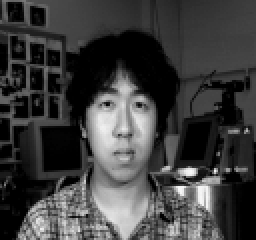
#> input picture Testedimensoes/dados/RecFac/an2i/an2i_straight_neutral_open.png, 128 x 120 px (shown 2 times larger); its folder holds only this picture in this run
$ python scprit.py
#> lines starting #> are read from the running program, lines starting #| are printed output that depends on the picture
import os
import numpy as np
import matplotlib.pyplot as plt
import seaborn as sns
from PIL import Image
from sklearn.preprocessing import StandardScaler
from sklearn.manifold import TSNE
from sklearn.discriminant_analysis import LinearDiscriminantAnalysis as LDA

# =====================================================================
# 1. CARREGAMENTO E PREPARAÇÃO DOS DADOS
# =====================================================================
DATA_DIR = os.path.join('dados', 'RecFac')
X, y = [], []

print("Lendo diretórios, aplicando Resize (50x50)...")
pastas_individuos = sorted([d for d in os.listdir(DATA_DIR) if os.path.isdir(os.path.join(DATA_DIR, d))])

for individuo in pastas_individuos:
    caminho_pasta = os.path.join(DATA_DIR, individuo)
    for arquivo in os.listdir(caminho_pasta):
        caminho_imagem = os.path.join(caminho_pasta, arquivo)
        try:
            img = Image.open(caminho_imagem).convert('L')
#> img is the input picture: PIL image 128x120 L; min 0, max 246, mean 62.6
            img_resized = img.resize((50, 50), Image.Resampling.LANCZOS)
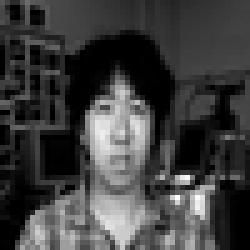
#> img_resized: PIL image 50x50 L (shown 5 times larger); min 0, max 255, mean 62.8
            X.append(np.array(img_resized).flatten())
            y.append(individuo)
        except Exception:
            pass
#> pass 2 of the loop `for individuo in pastas_individuos:`:
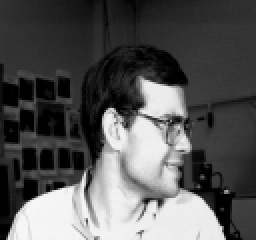
#> input picture Testedimensoes/dados/RecFac/at33/at33_left_angry_open.png, 128 x 120 px (shown 2 times larger)
#> img is the input picture: PIL image 128x120 L; min 0, max 248, mean 86.1
#> `img_resized = img.resize((50, 50), Image.Resampling.LANCZOS)`:
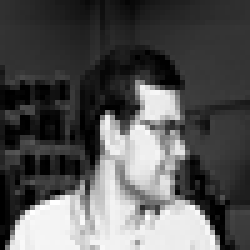
#> img_resized: PIL image 50x50 L (shown 5 times larger); min 0, max 255, mean 86.2

X = np.array(X)
y = np.array(y)

print(f"Total: {X.shape[0]} imagens | Dimensões: {X.shape[1]} | Classes: {len(np.unique(y))}")
#| Total: 2 imagens | Dimensões: 2500 | Classes: 2

# =====================================================================
# 2. NORMALIZAÇÃO E REDUÇÃO
# =====================================================================
print("Aplicando Z-Score...")
X_scaled = StandardScaler().fit_transform(X)

print("Calculando LDA (Linear Discriminant Analysis)...")
#> (the run stopped early here; a loop or call above may not have finished)
